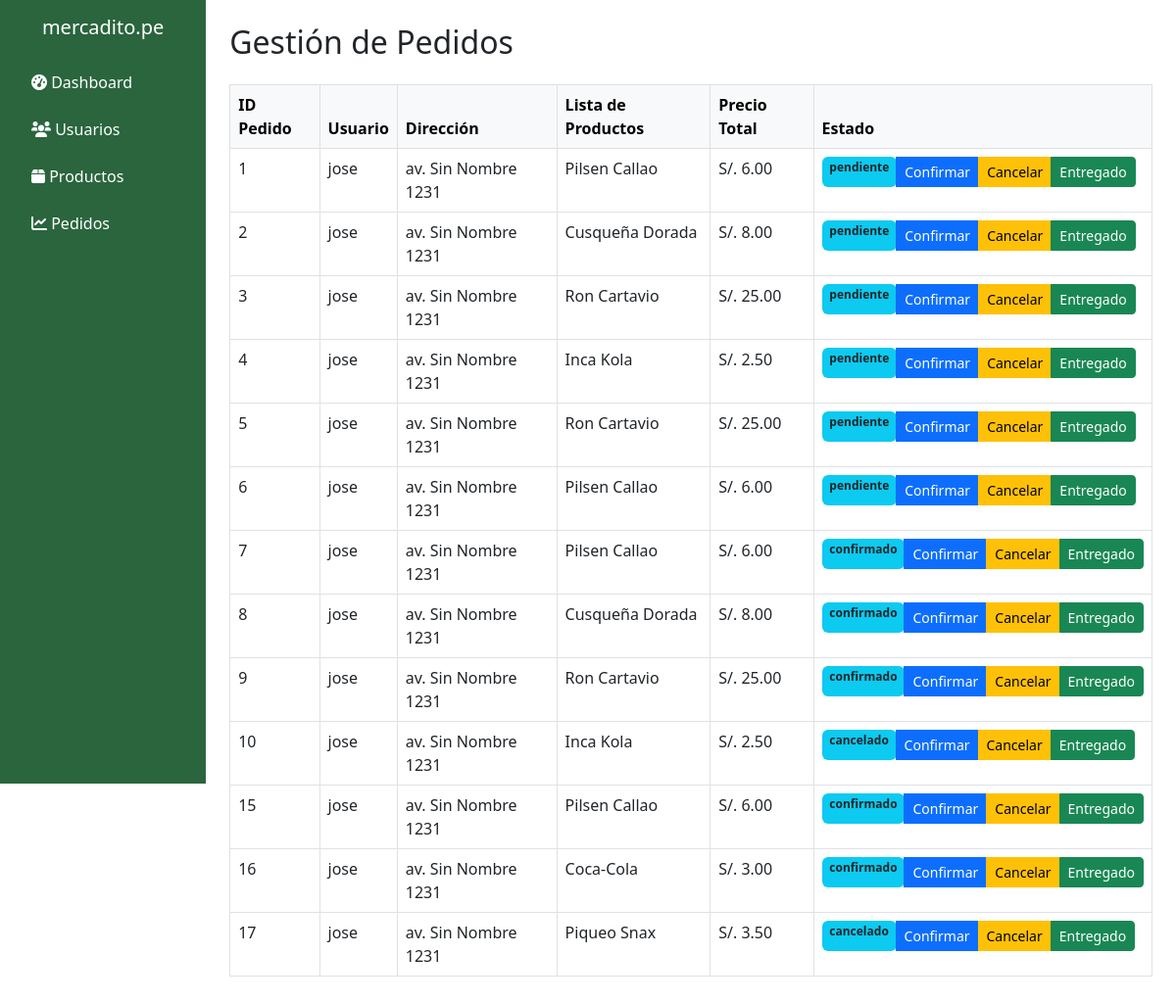
Screenshot of /pedido with the database file from the repository.
### models.py (models this page shows, shortened)
class Usuarios(db.Model):
    __tablename__ = 'usuarios'
    user_id = db.Column(db.Integer, primary_key=True)
    nombre = db.Column(db.String(100), nullable=False)
    email = db.Column(db.String(100), nullable=False, unique=True)
    username = db.Column(db.String(100), nullable=False, unique=True)
    password = db.Column(db.String(100), nullable=False)
    rol = db.Column(db.String(10), nullable=False, default='usuario')
    direccion = db.Column(db.String(255), nullable=True)

class Pedido(db.Model):
    __tablename__ = 'pedidos'
    pedidoId = db.Column(db.Integer, primary_key=True, autoincrement=True)
    fecha = db.Column(db.DateTime, nullable=False)
    user_id = db.Column(db.Integer, db.ForeignKey('usuarios.user_id'), nullable=False)
    direccion = db.Column(db.String(255), nullable=True)
    producto = db.Column(db.String(255), nullable=False)
    precio = db.Column(db.Float, nullable=False)
    estado = db.Column(db.String(50), nullable=False, default='pendiente')
    usuario = db.relationship('Usuarios', backref=db.backref('pedidos', lazy=True))

### app.py (the view)
@app.route('/pedido', methods=['GET'])
def gestion_pedidos():
    pedidos = Pedido.query.all()  # Consulta todos los pedidos en la base de datos
    if not pedidos:
        return render_template('dash-pedido.html', message="No hay pedidos disponibles.")
    pedidos_data = [{
        'pedidoId': pedido.pedidoId,
        'fecha': pedido.fecha,
        'usuario': Usuarios.query.get(pedido.user_id).username,  # Obtener el nombre del usuario
        'direccion': pedido.direccion,
        'producto': pedido.producto,
        'precio': pedido.precio,
        'estado': pedido.estado
    } for pedido in pedidos]
    return render_template('dash-pedido.html', pedidos=pedidos_data)

### templates/dash-pedido.html (shortened to what this page needs)
<!DOCTYPE html>
<html lang="es">
<head>
  <link href="https://cdn.jsdelivr.net/npm/bootstrap@5.3.0-alpha3/dist/css/bootstrap.min.css" rel="stylesheet">
  <link rel="stylesheet" href="https://cdnjs.cloudflare.com/ajax/libs/font-awesome/6.0.0-beta3/css/all.min.css">
</head>
<body>
  <div class="d-flex">
    <div class="p-3 vh-100" style="width: 250px; background-color: #2A653E">
      <h5 class="text-center mb-4">
        <a href="{{ url_for('index') }}" style="text-decoration: none; color: white;">mercadito.pe</a>
      </h5>
      <ul class="nav flex-column">
        <li class="nav-item mb-2">
          <a class="nav-link text-white" href="{{ url_for('dashboard') }}">
            <i class="fas fa-tachometer-alt"></i> Dashboard
          </a>
        </li>
        <li class="nav-item mb-2">
          <a class="nav-link text-white" href="{{ url_for('dashboard_usuarios') }}">
            <i class="fas fa-users"></i> Usuarios
          </a>
        </li>
        <li class="nav-item mb-2">
          <a class="nav-link text-white" href="{{ url_for('dashboard_productos') }}">
            <i class="fas fa-box"></i> Productos
          </a>
        </li>
        <li class="nav-item mb-2">
          <a class="nav-link text-white" href="{{ url_for('gestion_pedidos') }}">
            <i class="fas fa-chart-line"></i> Pedidos
          </a>
        </li>
      </ul>
    </div>
    <body>
      <div class="container-fluid p-4">
        <h2>Gestión de Pedidos</h2>
        {% if pedidos|length == 0 %}
        <div class="alert alert-info">No hay pedidos disponibles.</div>
        {% else %}
        <table class="table table-bordered table-hover mt-4">
          <thead class="table-light">
            <tr>
              <th>ID Pedido</th>
              <th>Usuario</th>
              <th>Dirección</th>
              <th>Lista de Productos</th>
              <th>Precio Total</th>
              <th>Estado</th>
            </tr>
          </thead>
          <tbody>
            {% for pedido in pedidos %}
            <tr>
              <td>{{ pedido.pedidoId }}</td>
              <td>{{ pedido.usuario }}</td>
              <td>{{ pedido.direccion }}</td>
              <td>{{ pedido.producto }}</td>
              <td>S/. {{ "%.2f"|format(pedido.precio) }}</td>
              <td>
                <div class="btn-group">
                  <span class="badge bg-info text-dark">{{ pedido.estado }}</span>
                  <button class="btn btn-primary btn-sm" onclick="updatePedido({{ pedido.pedidoId }}, 'confirmado')">Confirmar</button>
                  <button class="btn btn-warning btn-sm" onclick="updatePedido({{ pedido.pedidoId }}, 'cancelado')">Cancelar</button>
                  <button class="btn btn-success btn-sm" onclick="updatePedido({{ pedido.pedidoId }}, 'entregado')">Entregado</button>
                </div>
              </td>
            </tr>
            {% endfor %}
          </tbody>
        </table>
        {% endif %}
      </div>
    </body>
</html>

### rows the page displays
Usuarios: usuario "jose" "jose" "jose" "jose" "jose" "jose" "jose" "jose" "jose" "jose" "jose" "jose" "jose"
Pedido: direccion "av. Sin Nombre 1231", producto "Pilsen Callao", precio "6.00", estado "pendiente"
Pedido: direccion "av. Sin Nombre 1231", producto "Cusqueña Dorada", precio "8.00", estado "pendiente"
Pedido: direccion "av. Sin Nombre 1231", producto "Ron Cartavio", precio "25.00", estado "pendiente"
Pedido: direccion "av. Sin Nombre 1231", producto "Inca Kola", precio "2.50", estado "pendiente"
Pedido: direccion "av. Sin Nombre 1231", producto "Ron Cartavio", precio "25.00", estado "pendiente"
Pedido: direccion "av. Sin Nombre 1231", producto "Pilsen Callao", precio "6.00", estado "pendiente"
Pedido: direccion "av. Sin Nombre 1231", producto "Pilsen Callao", precio "6.00", estado "confirmado"
Pedido: direccion "av. Sin Nombre 1231", producto "Cusqueña Dorada", precio "8.00", estado "confirmado"
Pedido: direccion "av. Sin Nombre 1231", producto "Ron Cartavio", precio "25.00", estado "confirmado"
Pedido: direccion "av. Sin Nombre 1231", producto "Inca Kola", precio "2.50", estado "cancelado"
Pedido: direccion "av. Sin Nombre 1231", producto "Pilsen Callao", precio "6.00", estado "confirmado"
Pedido: direccion "av. Sin Nombre 1231", producto "Coca-Cola", precio "3.00", estado "confirmado"
Pedido: direccion "av. Sin Nombre 1231", producto "Piqueo Snax", precio "3.50", estado "cancelado"

### other values shown
{{ pedido.pedidoId }} "1" "2" "3" "4" "5" "6" "7" "8" "9" "10" "15" "16" "17"
